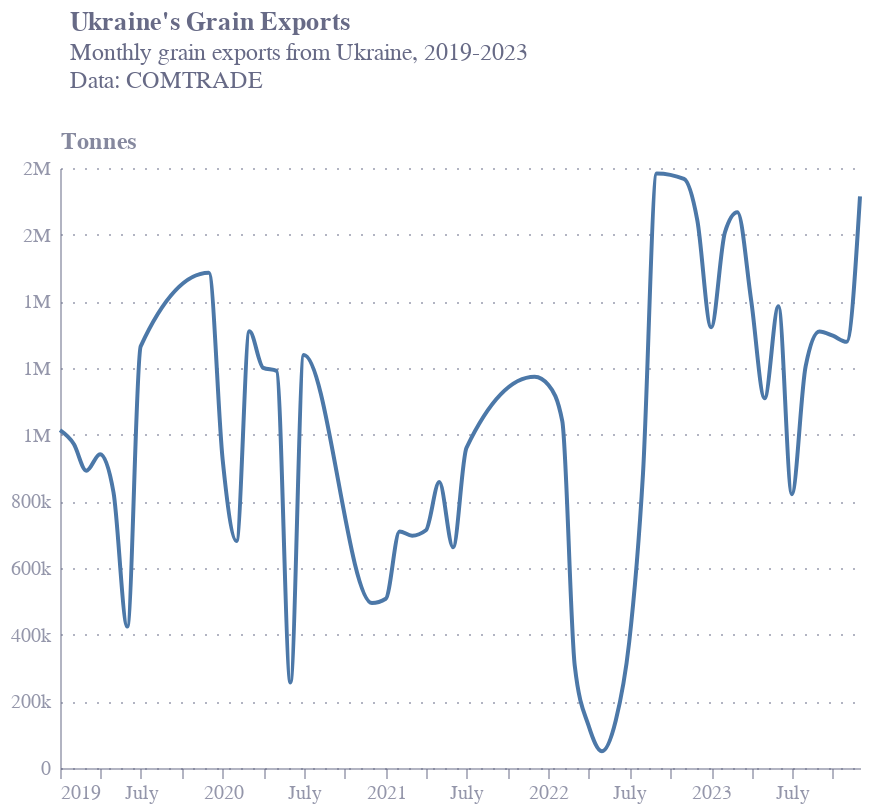

The code cell stored with this chart in its notebook:
### Markdown cell above
# COTW

### Code cell
df = pd.read_json("https://eco-temp-cache.s3.eu-west-2.amazonaws.com/ukr/gexpo.json").query("value < 1.815136e+09")

df['value'] = df['value'] / 1000

base = alt.Chart(df).encode(
    x=alt.X('date:T', axis=alt.Axis(title=None)),
    y=alt.Y('value:Q', axis=alt.Axis(title="Tonnes", format=".0s")),
)

lines = base.mark_line(interpolate='monotone')

chart = lines


chart = chart.properties(
    title=alt.TitleParams(
        "Ukraine's Grain Exports",
        subtitle=["Monthly grain exports from Ukraine, 2019-2023", "Data: COMTRADE", ""],
        anchor="start",
        color="#676A86",
        subtitleColor="#676A86",
        dx=30,
    )
)

chart.save("COTW_UKR.json")
chart.save("COTW_UKR.png", scale_factor=2.0)


chart

### Figure 1 — Vega-Lite specification as saved in the notebook (floating-point values rounded to 4 significant figures)
{"config": {"font": "Circular Std", "mark": {"line": {"interpolate": "monotone"}}, "view": {"stroke": "transparent", "width": 400, "height": 300}, "range": {"category": ["#36B7B4", "#E6224B", "#F4C245", "#0063AF", "#00A767", "#179FDB", "#EB5C2E"], "diverging": ["#E6224B", "#E54753", "#C9C9C9", "#179FDB", "#122B39"], "heatmap": ["#C9C9C9", "#179FDB", "#0063AF", "#122B39"], "ordinal": ["#00A767", "#36B7B4", "#179FDB", "#0063AF", "#243B5A"]}, "axisX": {"domainColor": "#676A86", "domainOpacity": 0.5, "grid": false, "labelAngle": 0, "labelColor": "#676A86", "labelOpacity": 0.7, "orient": "bottom", "tickColor": "#676A86", "tickCount": 10, "tickOpacity": 0.5, "title": false, "titleAlign": "center", "titleAnchor": "middle", "titleColor": "#676A86", "titleFontSize": 12, "titleOpacity": 0.8, "titleY": -15}, "axisY": {"domainColor": "#676A86", "domainOpacity": 0.5, "gridColor": "#676A86", "gridDash": [1, 5], "gridOpacity": 0.5, "labelColor": "#676A86", "labelOpacity": 0.7, "labelPadding": 5, "tickColor": "#676A86", "tickCount": 8, "tickOpacity": 0.5, "ticks": false, "titleAlign": "left", "titleAngle": 0, "titleBaseline": "bottom", "titleColor": "#676A86", "titleFontSize": 12, "titleOpacity": 0.8, "titleX": 0, "titleY": -7}}, "data": {"name": "data-419e0d682f031ead063380fd64dda731"}, "mark": {"type": "line", "interpolate": "monotone"}, "encoding": {"x": {"axis": {"title": null}, "field": "date", "type": "temporal"}, "y": {"axis": {"format": ".0s", "title": "Tonnes"}, "field": "value", "type": "quantitative"}}, "title": {"text": "Ukraine's Grain Exports", "anchor": "start", "color": "#676A86", "dx": 30, "subtitle": ["Monthly grain exports from Ukraine, 2019-2023", "Data: COMTRADE", ""], "subtitleColor": "#676A86"}, "$schema": "https://vega.github.io/schema/vega-lite/v5.8.0.json", "datasets": {"data-419e0d682f031ead063380fd64dda731": [{"date": "2019-01-01T00:00:00", "value": 1013000.0}, {"date": "2019-02-01T00:00:00", "value": 971900.0}, {"date": "2019-03-01T00:00:00", "value": 891700.0}, {"date": "2019-04-01T00:00:00", "value": 941500.0}, {"date": "2019-05-01T00:00:00", "value": 827200.0}, {"date": "2019-06-01T00:00:00", "value": 424200.0}, {"date": "2019-07-01T00:00:00", "value": 1265000.0}, {"date": "2019-12-01T00:00:00", "value": 1486000.0}, {"date": "2020-01-01T00:00:00", "value": 924400.0}, {"date": "2020-02-01T00:00:00", "value": 680900.0}, {"date": "2020-03-01T00:00:00", "value": 1310000.0}, {"date": "2020-04-01T00:00:00", "value": 1200000.0}, {"date": "2020-05-01T00:00:00", "value": 1191000.0}, {"date": "2020-06-01T00:00:00", "value": 256500.0}, {"date": "2020-07-01T00:00:00", "value": 1239000.0}, {"date": "2020-12-01T00:00:00", "value": 495100.0}, {"date": "2021-01-01T00:00:00", "value": 507800.0}, {"date": "2021-02-01T00:00:00", "value": 709400.0}, {"date": "2021-03-01T00:00:00", "value": 697100.0}, {"date": "2021-04-01T00:00:00", "value": 713200.0}, {"date": "2021-05-01T00:00:00", "value": 857800.0}, {"date": "2021-06-01T00:00:00", "value": 662300.0}, {"date": "2021-07-01T00:00:00", "value": 960600.0}, {"date": "2021-12-01T00:00:00", "value": 1174000.0}, {"date": "2022-01-01T00:00:00", "value": 1149000.0}, {"date": "2022-02-01T00:00:00", "value": 1040000.0}, {"date": "2022-03-01T00:00:00", "value": 306500.0}, {"date": "2022-04-01T00:00:00", "value": 127100.0}, {"date": "2022-05-01T00:00:00", "value": 50330.0}, {"date": "2022-06-01T00:00:00", "value": 142700.0}, {"date": "2022-07-01T00:00:00", "value": 376100.0}, {"date": "2022-08-01T00:00:00", "value": 880900.0}, {"date": "2022-09-01T00:00:00", "value": 1784000.0}, {"date": "2022-11-01T00:00:00", "value": 1767000.0}, {"date": "2022-12-01T00:00:00", "value": 1643000.0}, {"date": "2023-01-01T00:00:00", "value": 1322000.0}, {"date": "2023-02-01T00:00:00", "value": 1607000.0}, {"date": "2023-03-01T00:00:00", "value": 1667000.0}, {"date": "2023-04-01T00:00:00", "value": 1401000.0}, {"date": "2023-05-01T00:00:00", "value": 1110000.0}, {"date": "2023-06-01T00:00:00", "value": 1385000.0}, {"date": "2023-07-01T00:00:00", "value": 821400.0}, {"date": "2023-08-01T00:00:00", "value": 1205000.0}, {"date": "2023-09-01T00:00:00", "value": 1310000.0}, {"date": "2023-10-01T00:00:00", "value": 1297000.0}, {"date": "2023-11-01T00:00:00", "value": 1278000.0}, {"date": "2023-12-01T00:00:00", "value": 1715000.0}]}}
